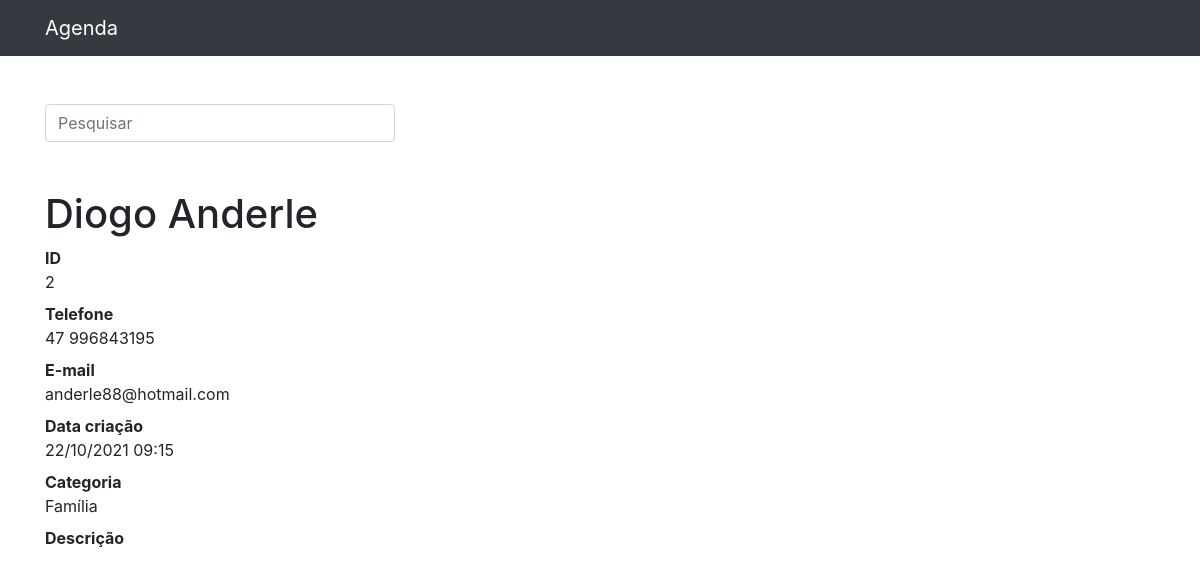
/2, run on the app's committed database.
### contatos/models.py (models this page shows, shortened)
class Contato(models.Model):
    nome = models.CharField(max_length=30)
    sobrenome = models.CharField(max_length=30, blank=True)
    telefone = models.CharField(max_length=30)
    email = models.CharField(max_length=100, blank=True)
    data_criacao = models.DateTimeField(default=timezone.now)
    descricao = models.TextField(blank=True)
    categoria = models.ForeignKey(Categoria, on_delete=models.DO_NOTHING)
    mostrar = models.BooleanField(default=True)

class Categoria(models.Model):
    nome = models.CharField(max_length=100)
    def __str__(self):
        return self.nome

### contatos/views.py (the view)
# urls.py: path('<int:contato_id>', views.detalhes, name='detalhes'),
def detalhes(request, contato_id):
    contato = get_object_or_404(Contato, id=contato_id)
    if not contato.mostrar:
        raise Http404()
    return render(request, 'contatos/detalhes.html', {
        'contato': contato
    })

### contatos/templates/contatos/detalhes.html (shortened to what this page needs)
{% extends 'base.html'%}
{%block conteudo%}
    <h1 class="mt-5">{{contato.nome}} {{contato.sobrenome}}</h1>
    <dl>
      <dt>ID</dt>
      <dd>{{contato.id}}</dd>
      <dt>Telefone</dt>
      <dd>{{contato.telefone}}</dd>
      <dt>E-mail</dt>
      <dd>{{contato.email}}</dd>
      <dt>Data criação</dt>
      <dd>{{contato.data_criacao|date:'d/m/Y H:i'}}</dd>
      <dt>Categoria</dt>
      <dd>{{contato.categoria}}</dd>
      <dt>Descrição</dt>
    </dl>
{%endblock%}

### data on the page
Contato: nome "Diogo", sobrenome "Anderle", id "2", telefone "47 996843195", email "anderle88@hotmail.com", data_criacao "22/10/2021 09:15", categoria "Família"
